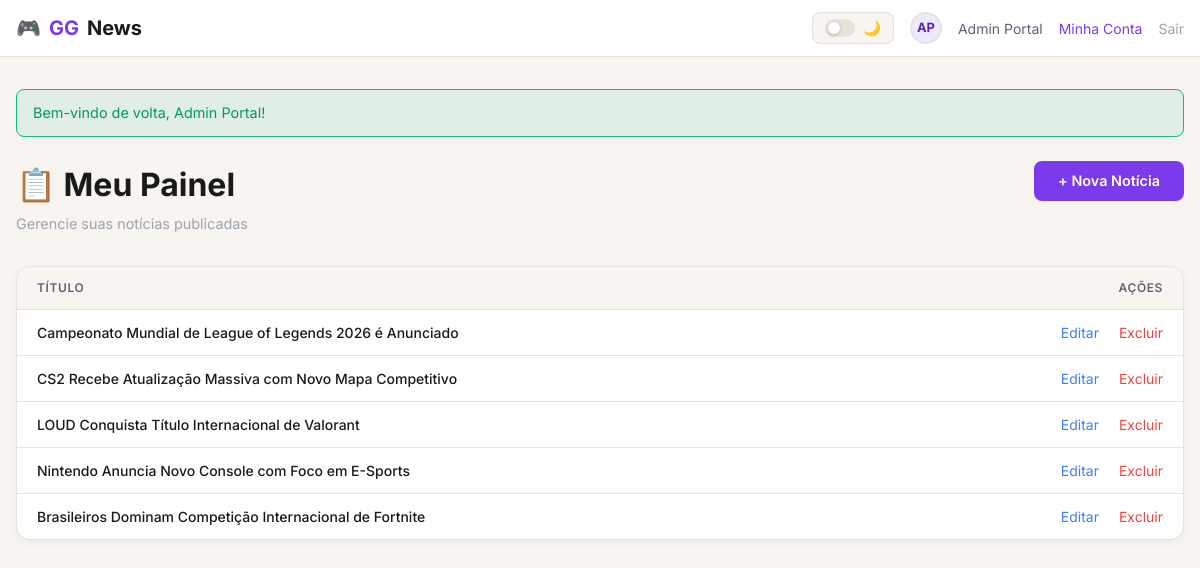
Page /SiteDeGamesFinal-main/pages/noticias/dashboard.php (signed in) on the earlier database version.
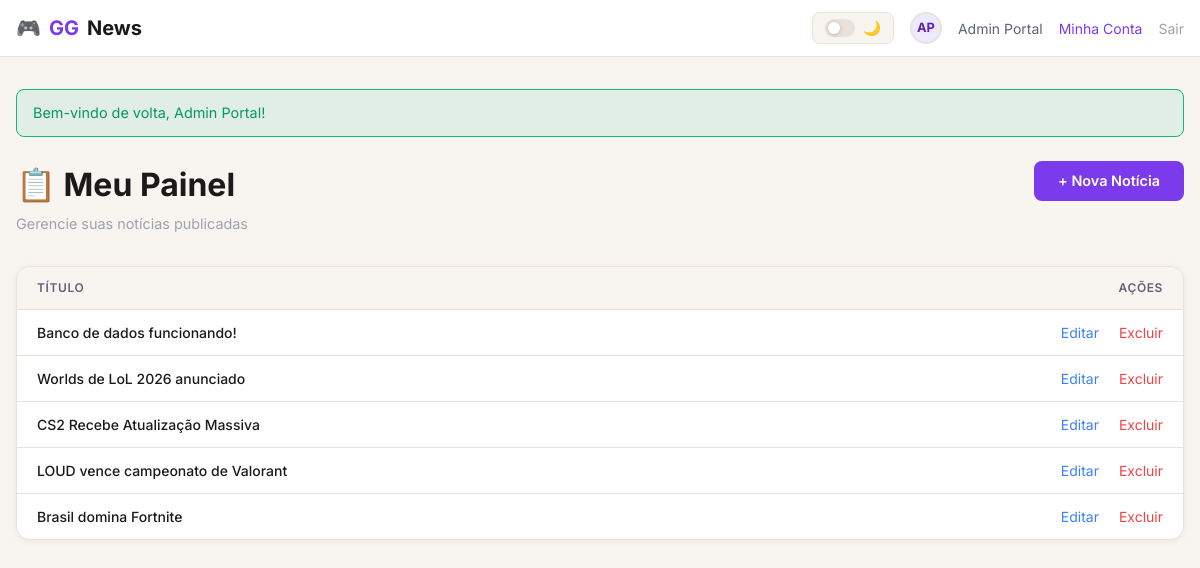
Same page on the later database version.
### tables this page shows
CREATE TABLE noticias (
    id INT AUTO_INCREMENT PRIMARY KEY,
    titulo VARCHAR(255) NOT NULL,
    noticia TEXT NOT NULL,
    data DATETIME DEFAULT CURRENT_TIMESTAMP,
    autor INT NOT NULL,
    categoria_id INT NOT NULL,
    imagem VARCHAR(255) DEFAULT NULL,

    FOREIGN KEY (autor) REFERENCES usuarios(id) ON DELETE CASCADE,
    FOREIGN KEY (categoria_id) REFERENCES categorias(id) ON DELETE CASCADE
);

### SiteDeGamesFinal-main/includes/funcoes.php (called while the page is built, shortened)
<?php
function get_usuario_nome() {
    return $_SESSION['usuario_nome'] ?? '';
}
function get_usuario_foto() {
    return $_SESSION['usuario_foto'] ?? null;
}
function get_mensagem() {
    if (isset($_SESSION['mensagem'])) {
        $mensagem = $_SESSION['mensagem'];
        return $mensagem;
    }
    return null;
}
function escape($texto) {
    return htmlspecialchars($texto, ENT_QUOTES, 'UTF-8');
}

### SiteDeGamesFinal-main/includes/avatar_helper.php (called while the page is built, shortened)
<?php
function get_avatar_initials(string $nome): string {
    $palavras = explode(' ', trim($nome));
    $iniciais = strtoupper(substr($palavras[0], 0, 1));
    if (count($palavras) > 1) {
        $iniciais .= strtoupper(substr(end($palavras), 0, 1));
    }
    return $iniciais;
}

### SiteDeGamesFinal-main/pages/noticias/dashboard.php (the view, shortened to what this page needs)
<?php
require_once __DIR__ . '/../../includes/conexao.php';
require_once __DIR__ . '/../../includes/avatar_helper.php';
$stmt = $pdo->prepare("SELECT * FROM noticias WHERE autor = ? ORDER BY data DESC");
$stmt->execute([get_usuario_id()]);
$minhas_noticias = $stmt->fetchAll();
?>
<!DOCTYPE html>
<html lang="pt-BR">
<head>
    <script src="https://cdn.tailwindcss.com"></script>
    <link rel="stylesheet" href="../../css/style.css">
</head>
<body>
    <header class="site-header">
        <div class="header-inner">
            <a href="../../index.php" class="header-logo">
                🎮 <span>GG</span>News
            </a>
            <nav class="header-nav">
                <button id="theme-toggle" class="theme-toggle" aria-label="Alternar tema">
                    <div class="toggle-track" id="toggle-track">
                        <div class="toggle-thumb" id="toggle-thumb"></div>
                    </div>
                    <span class="toggle-icon" id="theme-icon">🌙</span>
                </button>
                <?php
                $foto_usuario = get_usuario_foto();
                if ($foto_usuario): ?>
                    <img src="../../uploads/<?= escape($foto_usuario) ?>" class="avatar" alt="Avatar">
                <?php else: ?>
                    <div class="avatar-fallback"><?= get_avatar_initials(get_usuario_nome()) ?></div>
                <?php endif; ?>
                <span class="nome"><?= escape(get_usuario_nome()) ?></span>
                <a href="../usuario/editar_usuario.php" class="btn-sair" style="color:#7c3aed;">Minha Conta</a>
                <a href="../auth/logout.php" class="btn-sair">Sair</a>
            </nav>
        </div>
    </header>
    <main class="dashboard-container">
        <?php $msg = get_mensagem(); if ($msg): ?>
            <div class="<?= $msg['tipo'] === 'sucesso' ? 'msg-sucesso' : 'msg-erro' ?>">
                <?= escape($msg['texto']) ?>
            </div>
        <?php endif; ?>
        <div class="dashboard-header">
            <div>
                <h1 class="dashboard-titulo">📋 Meu Painel</h1>
                <p class="dashboard-subtitulo">Gerencie suas notícias publicadas</p>
            </div>
            <a href="nova_noticia.php" class="btn-nova">
                + Nova Notícia
            </a>
        </div>
        <?php if (empty($minhas_noticias)): ?>
            <div class="empty-state">
                <div class="empty-state-icon">📝</div>
                <h2 class="empty-state-titulo">Você ainda não publicou nenhuma notícia</h2>
                <p class="empty-state-texto">Comece agora mesmo compartilhando suas notícias!</p>
                <a href="nova_noticia.php" class="empty-state-link">Publicar minha primeira notícia →</a>
            </div>
        <?php else: ?>
            <div class="tabela-container">
                <table class="tabela">
                    <thead>
                        <tr>
                            <th>Título</th>
                            <th style="text-align:right;">Ações</th>
                        </tr>
                    </thead>
                    <tbody>
                        <?php foreach ($minhas_noticias as $noticia): ?>
                            <tr>
                                <td>
                                    <a href="noticia.php?id=<?= $noticia['id'] ?>" class="tabela-titulo-link">
                                        <?= escape($noticia['titulo']) ?>
                                    </a>
                                </td>
                                <td class="tabela-acoes">
                                    <a href="editar_noticia.php?id=<?= $noticia['id'] ?>" class="btn-editar">
                                        Editar
                                    </a>
                                    <a href="excluir_noticia.php?id=<?= $noticia['id'] ?>"
                                       class="btn-excluir"
                                       onclick="return confirm('Tem certeza que deseja excluir esta notícia?')">
                                        Excluir
                                    </a>
                                </td>
                            </tr>
                        <?php endforeach; ?>
                    </tbody>
                </table>
            </div>
        <?php endif; ?>
    </main>
</body>
</html>

Differences in the rows shown:
removed noticias: titulo "Campeonato Mundial de League of Legends 2026 é Anunciado"
removed noticias: titulo "Nintendo Anuncia Novo Console com Foco em E-Sports"
added noticias: titulo "Banco de dados funcionando!"
added noticias: titulo "Worlds de LoL 2026 anunciado"
changed noticias: titulo "CS2 Recebe Atualização Massiva com Novo Mapa Competitivo" → "CS2 Recebe Atualização Massiva"
changed noticias: titulo "LOUD Conquista Título Internacional de Valorant" → "LOUD vence campeonato de Valorant"
changed noticias: titulo "Brasileiros Dominam Competição Internacional de Fortnite" → "Brasil domina Fortnite"
